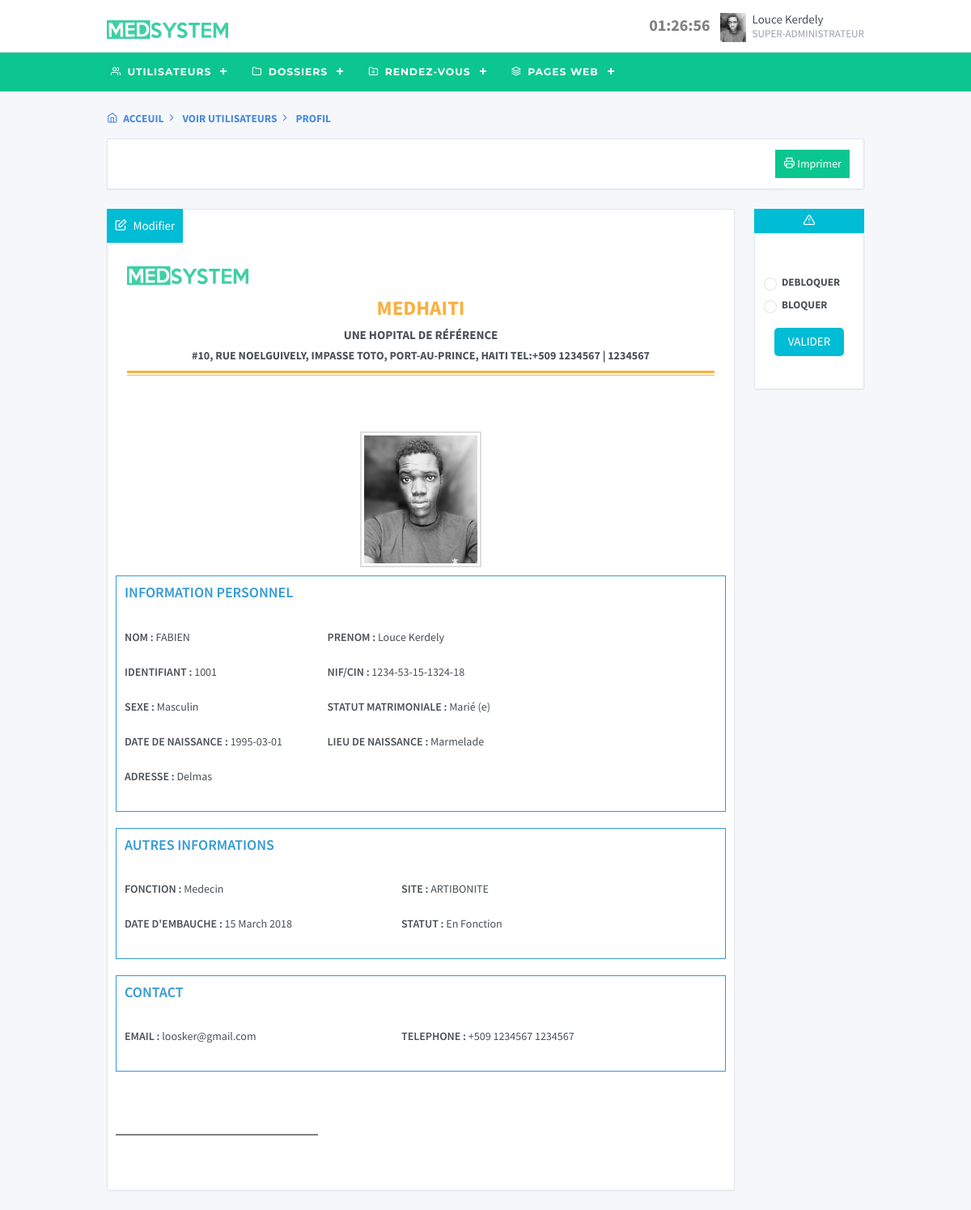
The page /supadmprofil.php?idlogin=1001 (signed in) on the database its author committed.
### tables this page shows
CREATE TABLE IF NOT EXISTS `logintable` (
  `idlogin` int(11) NOT NULL AUTO_INCREMENT,
  `nom` varchar(255) NOT NULL,
  `prenom` varchar(255) NOT NULL,
  `username` varchar(255) NOT NULL,
  `statut` varchar(255) NOT NULL,
  `mail` varchar(255) NOT NULL,
  `nif` varchar(255) NOT NULL,
  `statutm` varchar(255) NOT NULL,
  `lns` varchar(255) NOT NULL,
  `dns` varchar(255) NOT NULL,
  `sexe` varchar(255) NOT NULL,
  `fonction` varchar(255) NOT NULL,
  `site` varchar(255) NOT NULL,
  `adresse` varchar(255) NOT NULL,
  `password` varchar(255) NOT NULL,
  `telephone1` varchar(255) NOT NULL,
  `telephone2` varchar(255) NOT NULL,
  `dateins` varchar(255) NOT NULL,
  `photoutilisateur` varchar(255) NOT NULL,
  PRIMARY KEY (`idlogin`)
);

### supadmprofil.php (the view, shortened to what this page needs)
<!doctype html>
<html lang="en">
  <head>
    <link rel="stylesheet" href="https://maxcdn.bootstrapcdn.com/font-awesome/4.7.0/css/font-awesome.min.css">
    <link href="./assets/css/dashboard.css" rel="stylesheet" />
    <link href="css/stylemenu.css" rel="stylesheet" />
    <link rel="stylesheet" type="text/css" href="css/style.css">
   </head>
  <body class="">
        <div class="header">
          <div class="container">
            <div class="d-flex">
              <a class="navbar-brand" href="./index.html">
                <img src="images/LOGO2.png" style="width:150px; height:23px;" class="navbar-brand-img" alt="tabler.io">
              </a>
              <div class="ml-auto d-flex order-lg-2">
                <div class="dropdown d-none d-md-flex">
						 <span id="date_heure"></span>
                </div>
                <div class="dropdown">
                  <a href="#" class="nav-link pr-0" data-toggle="dropdown">
                    <span class="avatar"> <img src="photo/<?php echo $_SESSION['var1'] ?>"/> </span>
                    <span class="ml-2 d-none d-lg-block">
                      <span class="text-default"><?php echo $_SESSION['var2'] ?>  </span>
                      <small class="text-muted d-block mt-1"> <?php echo $_SESSION['var3'] ?> </small>
                    </span>
                  </a>
                </div>
              </div>
            </div>
          </div>
        </div>
		<div class="backmenu">
		   <div class="container">
		      <div id='cssmenu'>
		         <ul>
				   <li><a href=''> <i class="fe fe-users"> </i> Utilisateurs</a>
				   </li>
				   <li><a href=''> <i class="fe fe-folder"> </i> Dossiers</a>
				   </li>
				   <li><a href='#'> <i class="fe fe-folder-plus"> </i> Rendez-vous</a>
				   </li>
				   <li><a href=''> <i class="fe fe-layers"> </i> Pages Web</a>
				   </li>
		       </ul>
		     </div>
		  </div>
       </div>
        <div class="page-content">
          <div class="container">
            <div class="positionadm">
              <p> <a href="superadminpage.php"><i class="fe fe-home"> </i> Acceuil </a>  <i class="fe fe-chevron-right"> </i> Voir Utilisateurs <i class="fe fe-chevron-right"> </i> Profil </p>
            </div>
        <div class="content-wrapper">
          <div class="row">
            <div class="col-md-12 col-sm-12 col-xs-12 grid-margin">
             <div class="profilteteimprimer">
              <div class="card">
                <div class="">
                  <div class="align-items-center justify-content-between d-lg-flex d-xl-flex d-md-block d-block">
                    <div class="col-md-8">
                    </div>
                    <div class="col-md-4">
                      <label id="impression" onclick="imprimer_page()" for="tab2"> <i class="fe fe-printer"></i> Imprimer</label>
                    </div>
                  </div>
                </div>
              </div>
             </div>
            </div>
          </div>
     </div>
            <div class="row row-cards">
<div class="container">
   <?php
include("bd/connect.php");
?>
           <?php
          if(!isset($_GET['idlogin']))
          {
          header('location:accueil');
          }
          else{
          $mon_id=intval($_GET['idlogin']);
          }
          $req=$conbd->query('SELECT * FROM logintable WHERE idlogin = "'.$mon_id.'"');
          $don=$req->fetch();
            if(isset($don['idlogin'])){ ?>
<div class="tab-wrap">
    <div class="tab-label-content" id="tab1-content">
		  <label class="profiltxt" for="tab-1"><i class="fe fe-user"> </i> Profil</label>
		  <div class="tab-content">
       <div class="row">
	      <div class="col-md-10">
		  <div class="card">
		   <div class="card-body">
            <form class="enteteprofil">
			<br><br>
			  <div class="imgenteteprofil">
				 <img src="images/LOGO2.png" width="150px;">
			  </div>
              <br><br>
				  <center>
				 <h3>MEDHAITI</h3>
			   <p>Une hopital de référence</p>
			   <h4>#10, Rue NoelGuively, Impasse toto, Port-au-prince, HAITI TEL:+509 1234567 | 1234567</h4>
				 </center>
             <div class="barprofil1"></div>
             <div class="barprofil2"></div>
           </div>
				  <br><br>
				  <div class="profilphoto">
					 <center><img src="photo/<?php echo $don['photoutilisateur'];?>"/></center>
				  </div>
          <div class="infopersonnel">
              <h4>INFORMATION PERSONNEL</h4>
              <br>
              <div class="col-md-9">
                <div class="row affprofil">
                      <div class="row nomfamille col-md-6">
                        <div class="form-group">
                          <label class="form-label"><b> NOM :</b> <?php echo $don['nom'];?></label>
                        </div>
                      </div>
                      <div class="row col-md-6">
                        <div class="form-group">
                          <label class="form-label"><b>PRENOM :</b> <?php echo $don['prenom'];?></label>
                        </div>
                      </div>
                      <div class="row col-md-6">
                        <div class="form-group">
                          <label class="form-label"><b>IDENTIFIANT :</b> <?php echo $don['idlogin'];?></label>
                        </div>
                      </div>
                       <div class="row col-md-6">
                        <div class="form-group">
                          <label class="form-label"><b>NIF/CIN :</b> <?php echo $don['nif'];?></label>
                        </div>
                      </div>
                      <div class="row col-md-6">
                        <div class="form-group">
                          <label class="form-label"><b>SEXE :</b> <?php echo $don['sexe'];?></label>
                        </div>
                      </div>
                      <div class="row col-md-6">
                        <div class="form-group">
                          <label class="form-label"><b>STATUT MATRIMONIALE :</b> <?php echo $don['statutm'];?></label>
                        </div>
                      </div>
                       <div class="row col-md-6">
                        <div class="form-group">
                          <label class="form-label"><b>DATE DE NAISSANCE :</b> <?php echo $don['dns'];?></label>
                        </div>
                      </div>
                      <div class="row col-md-6">
                        <div class="form-group">
                          <label class="form-label"><b>LIEU DE NAISSANCE :</b> <?php echo $don['lns'];?></label>
                        </div>
                      </div>
                       <div class="row col-md-6">
                        <div class="form-group">
                          <label class="form-label"><b>ADRESSE :</b> <?php echo $don['adresse'];?></label>
                        </div>
                      </div>
                 </div>
             </div>
          </div>
          <div class="infopersonnel">
              <h4>AUTRES INFORMATIONS</h4>
              <br>
              <div class="col-md-12">
                <div class="row affprofil">
                      <div class="row col-md-6">
                        <div class="form-group">
                          <label class="form-label"><b>FONCTION :</b> <?php echo $don['fonction'];?></label>
                        </div>
                      </div>
                      <div class="row col-md-6">
                        <div class="form-group">
                          <label class="form-label"><b>SITE :</b> <?php echo $don['site'];?></label>
                        </div>
                      </div>
                      <div class="row col-md-6">
                        <div class="form-group">
                          <label class="form-label"><b>DATE D'EMBAUCHE :</b> <?php echo $don['dateins'];?></label>
                        </div>
                      </div>
                      <div class="row col-md-6">
                        <div class="form-group">
                          <label class="form-label"><b>STATUT :</b> <?php echo $don['statut'];?></label>
                        </div>
                      </div>
                 </div>
             </div>
          </div>
          <div class="infopersonnel">
              <h4>CONTACT</h4>
              <br>
              <div class="col-md-12">
                <div class="row affprofil">
                      <div class="row col-md-6">
                        <div class="form-group">
                          <label class="form-label"><b>EMAIL :</b> <?php echo $don['mail'];?></label>
                        </div>
                      </div>
                      <div class="row col-md-6">
                        <div class="form-group">
                          <label class="form-label"><b>TELEPHONE :</b> +509 <?php echo $don['telephone1'];?>  <?php echo $don['telephone2'];?></label>
                        </div>
                      </div>
                 </div>
             </div>
          </div>
          <br><br><br>
				<div class="profilpieds">
				</div>
          <br><br><br>
		   </div>
		 </div>
		 <div class="col-md-2">
		 <button class="btndebloquertete" type="btnsubmit" name="btnsubmit" class="btn btn-primary"> <i class="fe fe-alert-triangle"></i> </button>
		  <div class="card">
		   <div class="card-body">
		   <div class="bloquerutilisateur">
            <form method="POST" action="">
					  <div class="btnmessage">
					  </div>
                      <div class="form-group">
                        <div class="custom-controls-stacked">
                          <label class="custom-control custom-radio">
                            <div class="custom-control-label">Debloquer</div>
                          </label>
                          <label class="custom-control custom-radio">
                            <div class="custom-control-label">Bloquer</div>
                          </label>
                        </div>
						 <button class="btndebloquer" type="btnsubmit" name="btnsubmit" class="btn btn-primary">Valider</button>
                      </div>
			</form>
		   </div>
		   </div>
		   </div>
		 </div>
	  </div>
		  </div>
		  </div>
    </div>
     <div class="tab-label-content" id="tab2-content">
       <label class="profiltxt" for="tab-2"> <i class="fe fe-edit"> </i> <a href="modifierprofile.php?idlogin=<?php echo $don['idlogin'];?>"> Modifier </a> </label>
     </div>
</div>
                  <?php
          }else{
             header('location:superadminpage.php');
          }
          ?>
          </div>
        </div>
      </div>
  </body>
</html>

### css/stylemenu.css (style rules this page uses)
#cssmenu { margin:0px; padding:0px; }
#cssmenu, #cssmenu ul, #cssmenu ul li, #cssmenu ul li a, #cssmenu #menu-button { margin: 0; padding: 0; border: 0; list-style: none; line-height: 1; display: block; position: relative; -webkit-box-sizing: border-box; -moz-box-sizing: border-box; box-sizing: border-box; }
.backmenu { width:100%; height:48px; background-color:#0cc68f; }
#cssmenu:after, #cssmenu > ul:after { content: "."; display: block; clear: both; visibility: hidden; line-height: 0; height: 0; }
#cssmenu { font-family: Montserrat, sans-serif; background: #0cc68f; z-index: 2; }
#cssmenu > ul > li { float: left; }
#cssmenu > ul > li > a { padding-left:5px; }
#cssmenu > ul > li > a { padding-right: 34px; font-size: 12.3px; line-height:48px; margin-right:15px; letter-spacing: 1px; text-decoration: none; color: #FFF; font-weight: 700; text-transform: uppercase; }
#cssmenu > ul > li.has-sub > a { padding-right: 30px; }
#cssmenu > ul > li.has-sub > a:after { position: absolute; top: 22px; right: 11px; width: 8px; height: 2px; display: block; background: #FFF; content: ''; }
#cssmenu > ul > li.has-sub > a:before { position: absolute; top: 19px; right: 14px; display: block; width: 2px; height: 8px; background: #FFF; content: ''; -webkit-transition: all .25s ease; -moz-transition: all .25s ease; -ms-transition: all .25s ease; -o-transition: all .25s ease; transition: all .25s ease; }

### css/style.css (style rules this page uses)
body { background-color: #f5f7fb; }
.positionadm p a { text-transform:uppercase; text-decoration:none; color:#4A89DC; font-weight:bold; font-size:13.5px; }
.positionadm p { text-transform:uppercase; font-weight:bold; font-size:13.5px; color:#4A89DC; }
.text-muted { text-transform: uppercase; margin-top: 5px; }
.profilphoto img { width: 150px; border:2px solid #DDD; padding:3px; }
.infopersonnel h4 { color: #349ad5; }
.infopersonnel { margin: 10px; border:1px solid #349ad5; padding: 10px; }
.affprofil .form-group label { font-weight: normal; }
.nomfamille { text-transform: uppercase; }
.imgenteteprofil { float: left; }
.enteteprofil h3 { text-align: center; margin-top: 2px; color: #faaf40; font-size: 25px; font-weight: bolder; }
.enteteprofil p { margin-top: -8px; font-weight: bold; text-transform: uppercase; }
.enteteprofil h4 { margin-top: -8px; text-transform: uppercase; font-size: 14px; font-weight: bold; }
.barprofil1 { width: 100%; height: 3px; margin-top: 10px; background-color: #faaf40; }
.barprofil2 { width: 100%; margin-top: 2px; height: 1px; background-color: #faaf40; }
.profilpieds { float: right; width: 250px; height: 1.3px; margin-left:10px; background-color: gray; }
#impression { cursor: pointer; }
input[name=tabstete] + label { padding: 7px; padding-left: 10px; float: right; padding-right: 10px; background:#0cc68f; color:white; margin-top: 8px; font-size:14px; border:5px solid #FFF; }
.tab-content { display:none; }
.tab-wrap { position: relative; display: flex; }
input[type="radio"][name="tabs"]:checked + .tab-label-content .tab-content { display: block; }
.profiltxt { cursor: pointer; color:#FFF; background-color:#00bcd4; padding:10px; margin-right: 5px; margin-bottom: -7px; position:absolute ; z-index: 2px; }
.profiltxt a { color:#FFF; background-color:#00bcd4; }
.tab-label-content .tab-content { position: absolute; display: none; }
.bloquerutilisateur button { text-transform:uppercase; margin-top:10px; color:#FFF; border:none; background-color:#00bcd4; width:100%; height:35px; border-radius:5px; cursor:pointer; }
.custom-controls-stacked { margin-left:-13px; }
.custom-control-label { text-transform:uppercase; font-size:13.2px; font-weight:bold; margin-left:-2px; }
.btnmessage { height:20px; }
.btndebloquertete { width:100%; border:none; color:#FFF; background-color:#00bcd4; height:30px; }
#date_heure { font-size:20px; font-weight:bold; color:gray; }

### rows shown on the page
logintable: photoutilisateur (picture), nom "FABIEN", prenom "Louce Kerdely", idlogin "1001", nif "1234-53-15-1324-18", sexe "Masculin", statutm "Marié (e)", dns "1995-03-01", lns "Marmelade", adresse "Delmas", fonction "Medecin", site "ARTIBONITE", dateins "15 March 2018", statut "En Fonction", mail "loosker@gmail.com", telephone1 "1234567", telephone2 "1234567"

### other values the page prints
$_SESSION['var2'] "Louce Kerdely"
$_SESSION['var3'] "SUPER-ADMINISTRATEUR"
